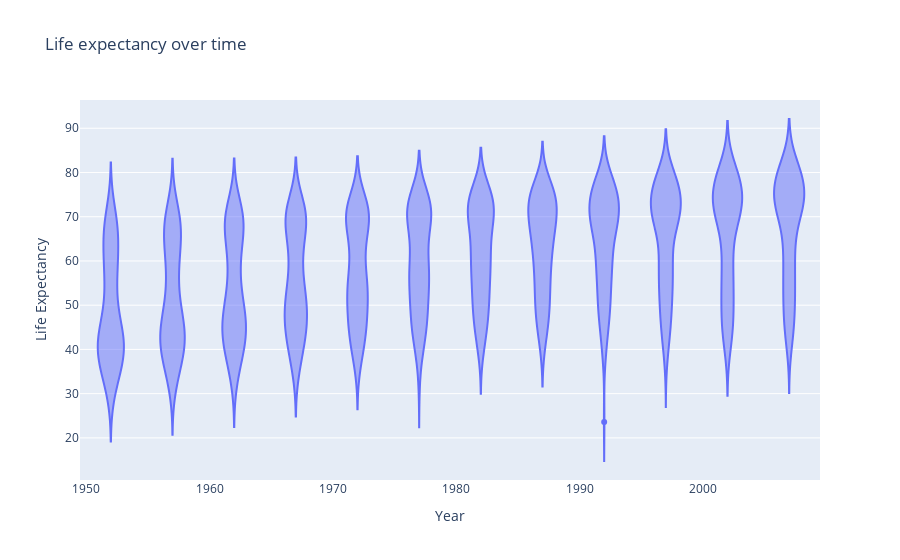

The cell this chart's notebook holds for it:
### Code cell
# Project 3
# Joed Quaye
# Ronald Chomnou
# Griffin Araujo

import pandas as pd
import matplotlib.pyplot as plt
import numpy
from plotnine import ggplot, aes, geom_violin, labs
import plotly.express as px


data = pd.read_csv("gap.tsv", sep='\t')

data.head()

# **Exercise 1**: *Make a scatter plot of life expectancy across time.*

%matplotlib inline
plt.plot(data['year'], data['lifeExp'], "^")

# ggplot is depracated so using plotly
data = pd.read_csv("gap.tsv", sep='\t')

# creating the violin plot using Plotly Express
fig = px.violin(data, x='year', y='lifeExp', title="Life expectancy over time",
                labels={"year": "Year", "lifeExp": "Life Expectancy"})
fig.show()

### Figure 1 — Plotly figure (JSON) as saved in the notebook; plotly's stock layout.template omitted (floating-point values rounded to 4 significant figures; data arrays with more than 128 entries replaced by an {"elided": "..."} marker saying what was removed)
{"data": [{"alignmentgroup": "True", "box": {"visible": false}, "hovertemplate": "Year=%{x}<br>Life Expectancy=%{y}<extra></extra>", "legendgroup": "", "marker": {"color": "#636efa"}, "name": "", "offsetgroup": "", "orientation": "v", "scalegroup": "True", "showlegend": false, "type": "violin", "x": {"elided": "1704 int values"}, "x0": " ", "xaxis": "x", "y": {"elided": "1704 float values"}, "y0": " ", "yaxis": "y"}], "layout": {"legend": {"tracegroupgap": 0}, "title": {"text": "Life expectancy over time"}, "violinmode": "group", "xaxis": {"anchor": "y", "domain": [0, 1], "title": {"text": "Year"}}, "yaxis": {"anchor": "x", "domain": [0, 1], "title": {"text": "Life Expectancy"}}}}
